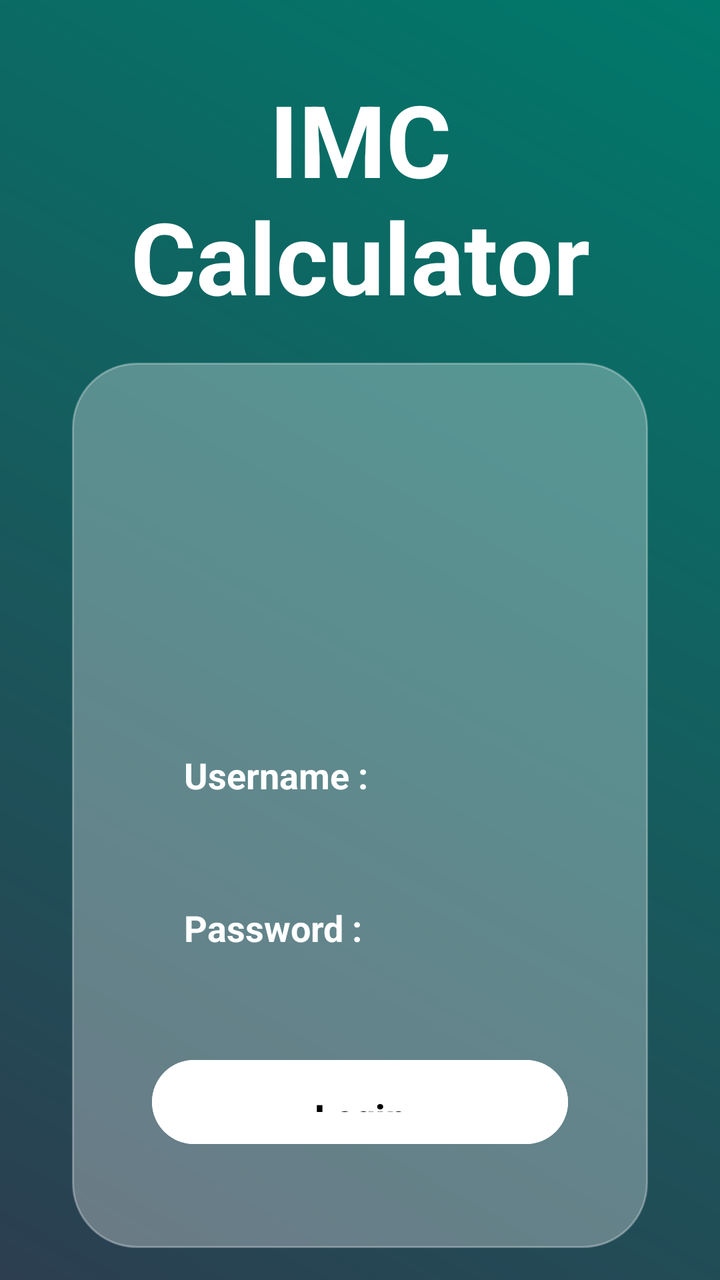
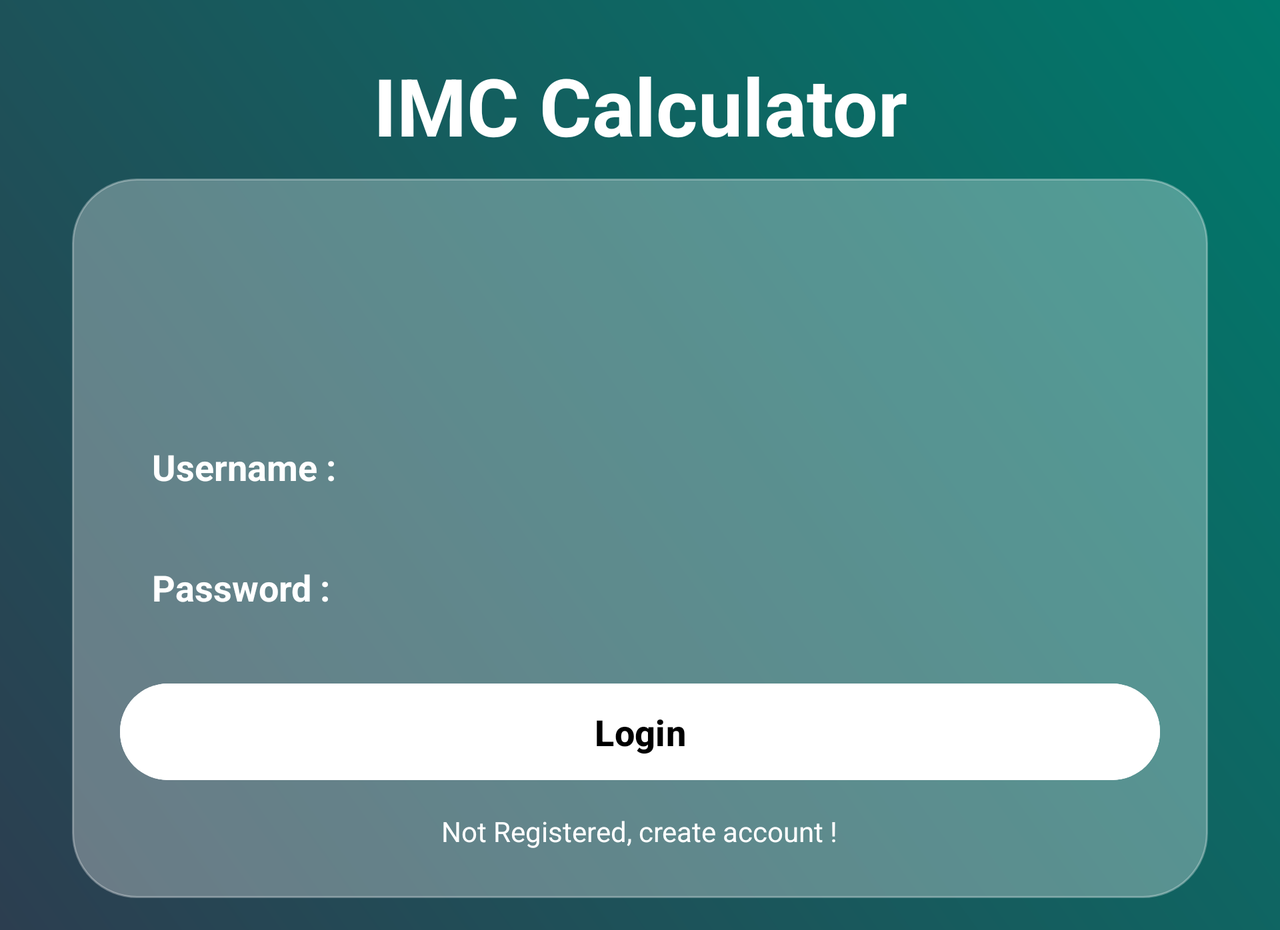

The same Android screen from two of the app's own layout files: first res/layout/ as a phone draws it, then the repository's variant for another configuration, drawn on a device whose configuration selects that folder. Both files follow.
<!-- AndroidManifest.xml: application theme Theme.IMC -->
<!-- res/layout/activity_connection.xml -->
<?xml version="1.0" encoding="utf-8"?>
<LinearLayout xmlns:android="http://schemas.android.com/apk/res/android"
    xmlns:app="http://schemas.android.com/apk/res-auto"
    xmlns:tools="http://schemas.android.com/tools"
    android:id="@+id/main"
    android:layout_width="match_parent"
    android:layout_height="match_parent"
    android:background="@drawable/ic_connectionbackground"
    android:gravity="center"
    android:orientation="vertical"
    android:padding="16dp"
    tools:context=".connectionPage">

    <LinearLayout
        android:id="@+id/linearLayout"
        android:layout_width="match_parent"
        android:layout_height="wrap_content"
        android:layout_marginStart="20dp"
        android:layout_marginEnd="20dp"
        android:gravity="center"
        android:orientation="vertical"
        android:padding="20dp">

        <TextView
            android:layout_width="wrap_content"
            android:layout_height="wrap_content"
            android:text="@string/app_name"
            android:textColor="@color/white"
            android:textAlignment="center"
            android:textStyle="bold"
            android:textSize="50sp"/>
    </LinearLayout>

    <LinearLayout
        android:id="@+id/loginCard"
        android:layout_width="match_parent"
        android:layout_height="wrap_content"
        android:gravity="center"
        android:orientation="vertical"
        android:background="@drawable/transparent_card"
        android:padding="40dp"
        android:layout_marginStart="20dp"
        android:layout_marginEnd="20dp">

        <ImageView
            android:layout_width="120dp"
            android:layout_height="120dp"
            android:src="@drawable/icon_account_circle"
            android:layout_marginBottom="24dp"
            android:contentDescription="@string/login_img_description"/>

        <LinearLayout
            android:layout_width="match_parent"
            android:layout_height="wrap_content"
            android:background="@drawable/rounded_corner"
            android:orientation="horizontal"
            android:paddingStart="16dp"
            android:paddingEnd="16dp"
            android:gravity="center_vertical">

            <TextView
                android:layout_width="wrap_content"
                android:layout_height="wrap_content"
                android:text="@string/label_username"
                android:textColor="@color/white"
                android:textSize="18sp"
                android:textStyle="bold" />

            <EditText
                android:id="@+id/nom"
                android:layout_width="match_parent"
                android:layout_height="wrap_content"
                android:background="@android:color/transparent"
                android:inputType="text"
                android:paddingTop="18dp"
                android:paddingBottom="18dp"
                android:paddingStart="8dp"
                android:textColor="@color/white"
                android:textSize="18sp"
                android:autofillHints="username"
                tools:ignore="LabelFor" />
        </LinearLayout>

        <LinearLayout
            android:layout_width="match_parent"
            android:layout_height="wrap_content"
            android:layout_marginTop="16dp"
            android:background="@drawable/rounded_corner"
            android:orientation="horizontal"
            android:paddingStart="16dp"
            android:paddingEnd="16dp"
            android:gravity="center_vertical">

            <TextView
                android:layout_width="wrap_content"
                android:layout_height="wrap_content"
                android:text="@string/label_mdp"
                android:textColor="@color/white"
                android:textSize="18sp"
                android:textStyle="bold" />

            <EditText
                android:id="@+id/password"
                android:layout_width="match_parent"
                android:layout_height="wrap_content"
                android:background="@android:color/transparent"
                android:inputType="textPassword"
                android:paddingTop="18dp"
                android:paddingBottom="18dp"
                android:paddingStart="8dp"
                android:textColor="@color/white"
                android:textSize="18sp"
                android:autofillHints="password"
                tools:ignore="LabelFor" />
        </LinearLayout>

        <Button
            android:id="@+id/button"
            android:layout_width="match_parent"
            android:layout_height="wrap_content"
            android:layout_marginTop="32dp"
            android:padding="16dp"
            android:backgroundTint="@color/white"
            android:textColor="@color/black"
            android:text="@string/label_login_btn"
            android:textSize="18sp"
            android:textStyle="bold"
            app:cornerRadius="24dp"/>

        <TextView
            android:id="@+id/tv_not_registered"
            android:layout_width="wrap_content"
            android:layout_height="wrap_content"
            android:layout_marginTop="16dp"
            android:text="@string/not_registered"
            android:textColor="@color/white"
            android:textSize="14sp"
            android:clickable="true"
            android:focusable="true"
            android:background="?attr/selectableItemBackground" />
    </LinearLayout>

</LinearLayout>
<!-- resources referenced by this layout -->
<resources>
  <color name="black">#FF000000</color>
  <color name="white">#FFFFFFFF</color>
  <!-- drawable ic_connectionbackground (drawable) -->
  <shape xmlns:android="http://schemas.android.com/apk/res/android"
      android:shape="rectangle">
      <gradient
          android:startColor="@color/gradient_start_dark"
          android:endColor="@color/gradient_end_teal"
          android:angle="45"
      />
  </shape>
  <!-- drawable transparent_card (drawable) -->
  <?xml version="1.0" encoding="utf-8"?>
  <shape xmlns:android="http://schemas.android.com/apk/res/android">
      <solid android:color="@color/transparent_gray" />
      <corners android:radius="32dp" />
      <stroke android:width="1dp" android:color="#4DFFFFFF" />
  </shape>
  <string name="app_name">IMC Calculator</string>
  <string name="label_login_btn">Login</string>
  <string name="label_mdp">Password :</string>
  <string name="label_username">Username :</string>
  <string name="login_img_description">Icone pour le login</string>
  <string name="not_registered">Not Registered, create account !</string>
  <style name="Theme.IMC" parent="Base.Theme.IMC" />
  <color name="gradient_start_dark">#2C3E50</color>
  <color name="gradient_end_teal">#00796B</color>
  <color name="transparent_gray">#4DFFFFFF</color>
  <style name="Base.Theme.IMC" parent="Theme.Material3.DayNight.NoActionBar">
          <item name="colorPrimary">@color/primary_teal</item>
          <item name="colorSecondary">@color/accent_orange</item>
          
          <item name="android:windowBackground">@color/background_light</item>
          <item name="colorSurface">@color/surface_light</item>
          
          <item name="colorOnBackground">@color/text_main_light</item>
          <item name="colorOnSurface">@color/text_main_light</item>
      </style>
  <color name="primary_teal">#008577</color>
  <color name="accent_orange">#FF8F00</color>
  <color name="background_light">#F8F9FA</color>
  <color name="surface_light">#FFFFFF</color>
  <color name="text_main_light">#212121</color>
</resources>
<!-- res/layout-land/activity_connection.xml (the repository's variant of the layout above) -->
<!-- drawn on the phone turned sideways -->
<?xml version="1.0" encoding="utf-8"?>
<ScrollView xmlns:android="http://schemas.android.com/apk/res/android"
    xmlns:app="http://schemas.android.com/apk/res-auto"
    xmlns:tools="http://schemas.android.com/tools"
    android:layout_width="match_parent"
    android:layout_height="match_parent"
    android:background="@drawable/ic_connectionbackground"
    android:fillViewport="true"
    tools:context=".connectionPage">

    <LinearLayout
        android:id="@+id/main"
        android:layout_width="match_parent"
        android:layout_height="wrap_content"
        android:gravity="center"
        android:orientation="vertical"
        android:padding="16dp">

        <LinearLayout
            android:id="@+id/linearLayout"
            android:layout_width="match_parent"
            android:layout_height="wrap_content"
            android:layout_marginStart="20dp"
            android:layout_marginEnd="20dp"
            android:gravity="center"
            android:orientation="vertical"
            android:padding="10dp">

            <TextView
                android:layout_width="wrap_content"
                android:layout_height="wrap_content"
                android:text="@string/app_name"
                android:textColor="@color/white"
                android:textAlignment="center"
                android:textStyle="bold"
                android:textSize="40sp"/>
        </LinearLayout>

        <LinearLayout
            android:id="@+id/loginCard"
            android:layout_width="match_parent"
            android:layout_height="wrap_content"
            android:gravity="center"
            android:orientation="vertical"
            android:background="@drawable/transparent_card"
            android:padding="24dp"
            android:layout_marginStart="20dp"
            android:layout_marginEnd="20dp">

            <ImageView
                android:layout_width="80dp"
                android:layout_height="80dp"
                android:src="@drawable/icon_account_circle"
                android:layout_marginBottom="16dp"
                android:contentDescription="@string/login_img_description"/>

            
            <LinearLayout
                android:layout_width="match_parent"
                android:layout_height="wrap_content"
                android:background="@drawable/rounded_corner"
                android:orientation="horizontal"
                android:paddingStart="16dp"
                android:paddingEnd="16dp"
                android:gravity="center_vertical">

                <TextView
                    android:layout_width="wrap_content"
                    android:layout_height="wrap_content"
                    android:text="@string/label_username"
                    android:textColor="@color/white"
                    android:textSize="18sp"
                    android:textStyle="bold" />

                <EditText
                    android:id="@+id/nom"
                    android:layout_width="match_parent"
                    android:layout_height="wrap_content"
                    android:background="@android:color/transparent"
                    android:inputType="text"
                    android:paddingTop="12dp"
                    android:paddingBottom="12dp"
                    android:paddingStart="8dp"
                    android:textColor="@color/white"
                    android:textSize="18sp"
                    android:autofillHints="username"
                    tools:ignore="LabelFor" />
            </LinearLayout>

            
            <LinearLayout
                android:layout_width="match_parent"
                android:layout_height="wrap_content"
                android:layout_marginTop="12dp"
                android:background="@drawable/rounded_corner"
                android:orientation="horizontal"
                android:paddingStart="16dp"
                android:paddingEnd="16dp"
                android:gravity="center_vertical">

                <TextView
                    android:layout_width="wrap_content"
                    android:layout_height="wrap_content"
                    android:text="@string/label_mdp"
                    android:textColor="@color/white"
                    android:textSize="18sp"
                    android:textStyle="bold" />

                <EditText
                    android:id="@+id/password"
                    android:layout_width="match_parent"
                    android:layout_height="wrap_content"
                    android:background="@android:color/transparent"
                    android:inputType="textPassword"
                    android:paddingTop="12dp"
                    android:paddingBottom="12dp"
                    android:paddingStart="8dp"
                    android:textColor="@color/white"
                    android:textSize="18sp"
                    android:autofillHints="password"
                    tools:ignore="LabelFor" />
            </LinearLayout>

            <Button
                android:id="@+id/button"
                android:layout_width="match_parent"
                android:layout_height="wrap_content"
                android:layout_marginTop="20dp"
                android:padding="12dp"
                android:backgroundTint="@color/white"
                android:textColor="@color/black"
                android:text="@string/label_login_btn"
                android:textSize="18sp"
                android:textStyle="bold"
                app:cornerRadius="24dp"/>

            <TextView
                android:id="@+id/tv_not_registered"
                android:layout_width="wrap_content"
                android:layout_height="wrap_content"
                android:layout_marginTop="12dp"
                android:text="@string/not_registered"
                android:textColor="@color/white"
                android:textSize="14sp"
                android:clickable="true"
                android:focusable="true"
                android:background="?attr/selectableItemBackground" />
        </LinearLayout>
    </LinearLayout>
</ScrollView>
